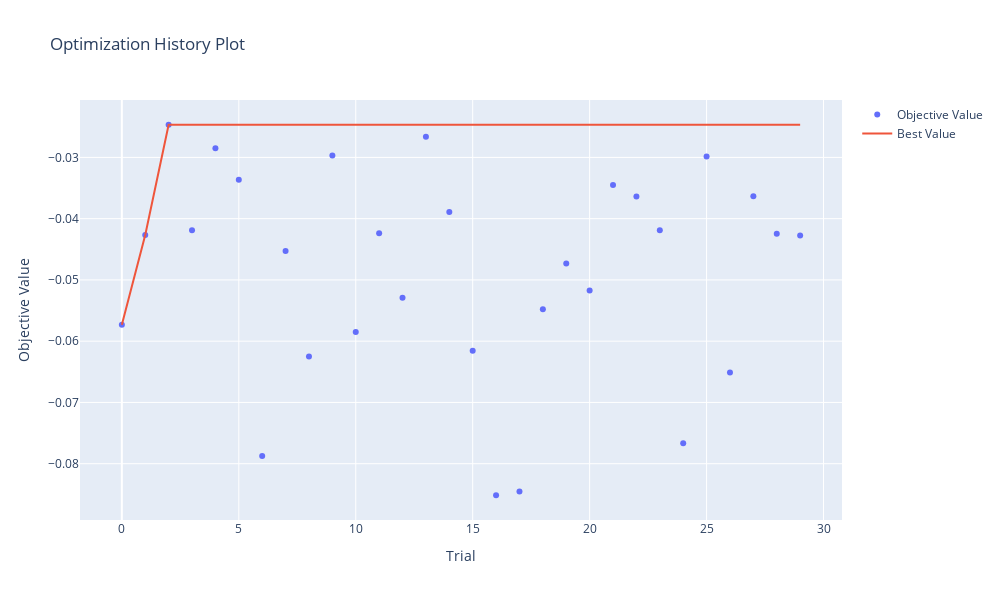
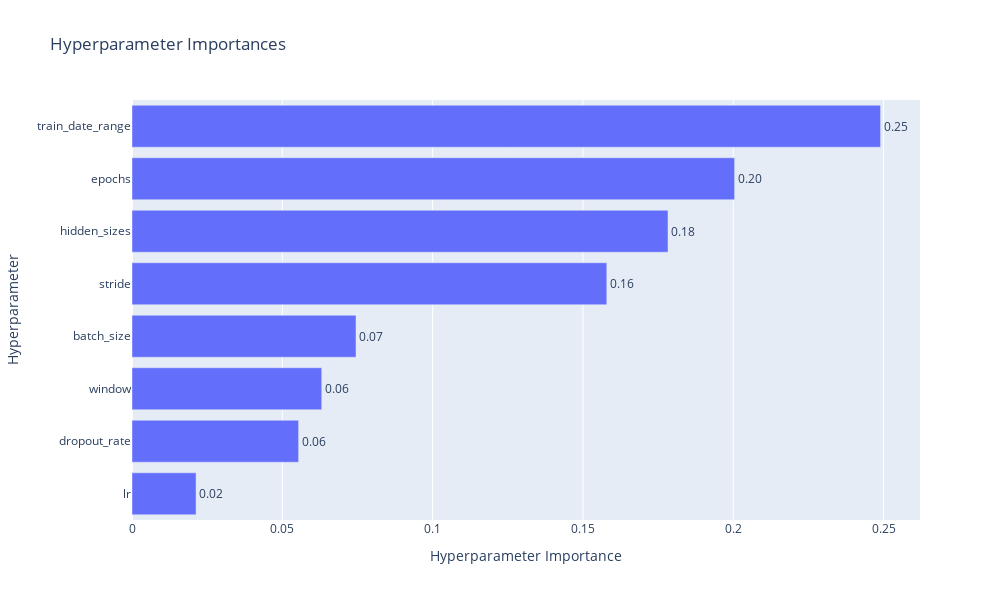
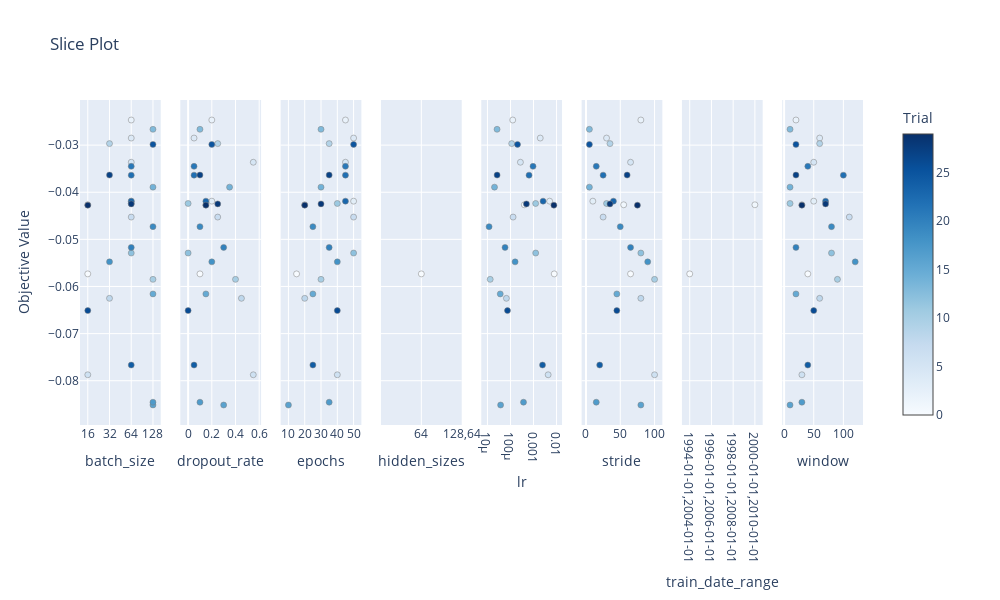
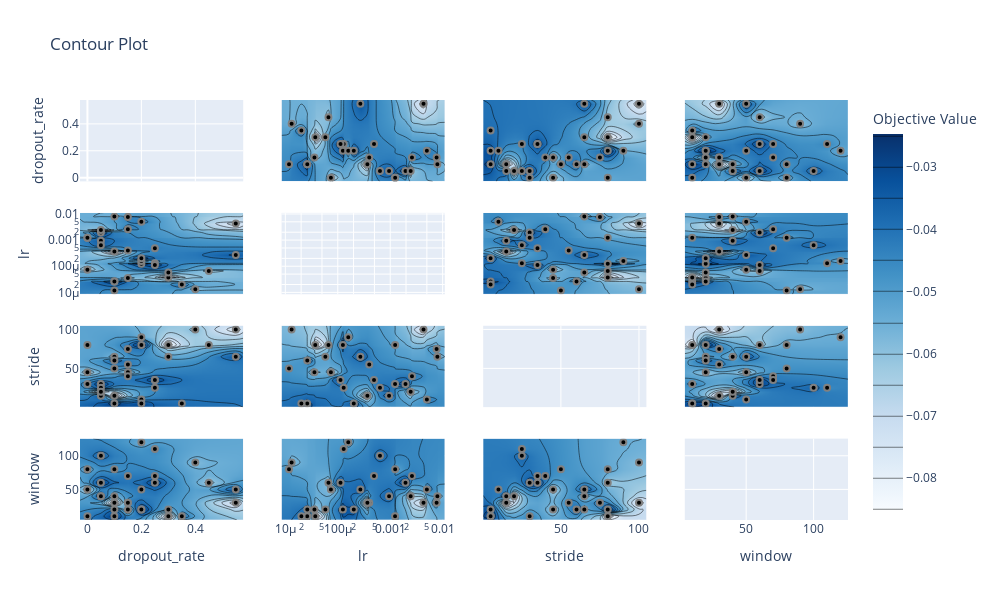

The notebook cell these images were saved under, in order:
### Code cell
# Optimization history
fig1 = vis.plot_optimization_history(study)
fig1.update_layout(width=1000, height=600)
fig1.show()

# Hyperparameter importances
fig2 = vis.plot_param_importances(study)
fig2.update_layout(width=1000, height=600)
fig2.show()

# Slice plot
fig3 = vis.plot_slice(study)
fig3.update_layout(width=1000, height=600)
fig3.show()

# Contour plot
fig4 = vis.plot_contour(study, params=["window", "dropout_rate", "lr", "stride"])
fig4.update_layout(width=1000, height=600)
fig4.show()
